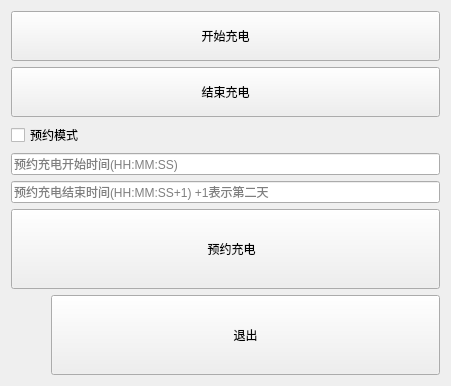
<?xml version="1.0" encoding="UTF-8"?>
<ui version="4.0">
 <class>TestWidget</class>
 <widget class="QWidget" name="TestWidget">
  <property name="geometry">
   <rect>
    <x>0</x>
    <y>0</y>
    <width>451</width>
    <height>384</height>
   </rect>
  </property>
  <property name="windowTitle">
   <string>Form</string>
  </property>
  <layout class="QGridLayout" name="gridLayout_2">
   <item row="0" column="0">
    <layout class="QGridLayout" name="gridLayout">
     <item row="1" column="0">
      <widget class="QPushButton" name="pushButton_finish">
       <property name="sizePolicy">
        <sizepolicy hsizetype="Minimum" vsizetype="Preferred">
         <horstretch>0</horstretch>
         <verstretch>0</verstretch>
        </sizepolicy>
       </property>
       <property name="minimumSize">
        <size>
         <width>0</width>
         <height>50</height>
        </size>
       </property>
       <property name="text">
        <string>结束充电</string>
       </property>
      </widget>
     </item>
     <item row="6" column="0">
      <spacer name="verticalSpacer">
       <property name="orientation">
        <enum>Qt::Vertical</enum>
       </property>
       <property name="sizeHint" stdset="0">
        <size>
         <width>20</width>
         <height>40</height>
        </size>
       </property>
      </spacer>
     </item>
     <item row="0" column="0">
      <widget class="QPushButton" name="pushButton_start">
       <property name="sizePolicy">
        <sizepolicy hsizetype="Minimum" vsizetype="Preferred">
         <horstretch>0</horstretch>
         <verstretch>0</verstretch>
        </sizepolicy>
       </property>
       <property name="minimumSize">
        <size>
         <width>0</width>
         <height>50</height>
        </size>
       </property>
       <property name="text">
        <string>开始充电</string>
       </property>
      </widget>
     </item>
     <item row="5" column="0">
      <layout class="QHBoxLayout" name="horizontalLayout">
       <item>
        <widget class="QPushButton" name="pushButton_settime">
         <property name="sizePolicy">
          <sizepolicy hsizetype="Minimum" vsizetype="Preferred">
           <horstretch>0</horstretch>
           <verstretch>0</verstretch>
          </sizepolicy>
         </property>
         <property name="minimumSize">
          <size>
           <width>0</width>
           <height>80</height>
          </size>
         </property>
         <property name="text">
          <string>　预约充电</string>
         </property>
        </widget>
       </item>
      </layout>
     </item>
     <item row="4" column="0">
      <widget class="QLineEdit" name="lineEdit_timeend">
       <property name="placeholderText">
        <string>预约充电结束时间(HH:MM:SS+1) +1表示第二天</string>
       </property>
      </widget>
     </item>
     <item row="3" column="0">
      <widget class="QLineEdit" name="lineEdit_timebegin">
       <property name="sizePolicy">
        <sizepolicy hsizetype="Preferred" vsizetype="Fixed">
         <horstretch>0</horstretch>
         <verstretch>0</verstretch>
        </sizepolicy>
       </property>
       <property name="placeholderText">
        <string>预约充电开始时间(HH:MM:SS)</string>
       </property>
      </widget>
     </item>
     <item row="2" column="0">
      <widget class="QCheckBox" name="checkBox">
       <property name="text">
        <string>预约模式</string>
       </property>
      </widget>
     </item>
    </layout>
   </item>
   <item row="1" column="0">
    <layout class="QHBoxLayout" name="horizontalLayout_2">
     <item>
      <spacer name="horizontalSpacer">
       <property name="orientation">
        <enum>Qt::Horizontal</enum>
       </property>
       <property name="sizeType">
        <enum>QSizePolicy::Minimum</enum>
       </property>
       <property name="sizeHint" stdset="0">
        <size>
         <width>40</width>
         <height>20</height>
        </size>
       </property>
      </spacer>
     </item>
     <item>
      <widget class="QPushButton" name="pushButton">
       <property name="sizePolicy">
        <sizepolicy hsizetype="Minimum" vsizetype="Fixed">
         <horstretch>0</horstretch>
         <verstretch>0</verstretch>
        </sizepolicy>
       </property>
       <property name="minimumSize">
        <size>
         <width>0</width>
         <height>80</height>
        </size>
       </property>
       <property name="text">
        <string>退出</string>
       </property>
      </widget>
     </item>
    </layout>
   </item>
  </layout>
 </widget>
 <resources/>
 <connections/>
</ui>
